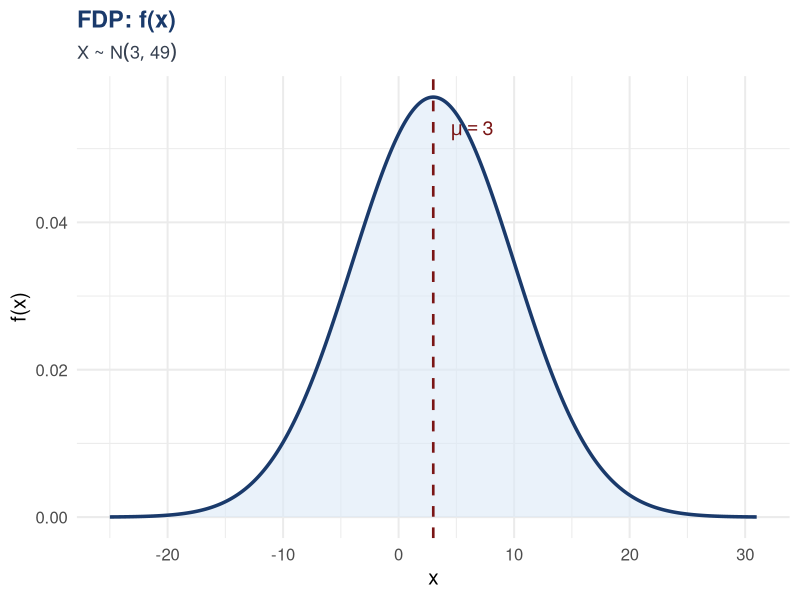
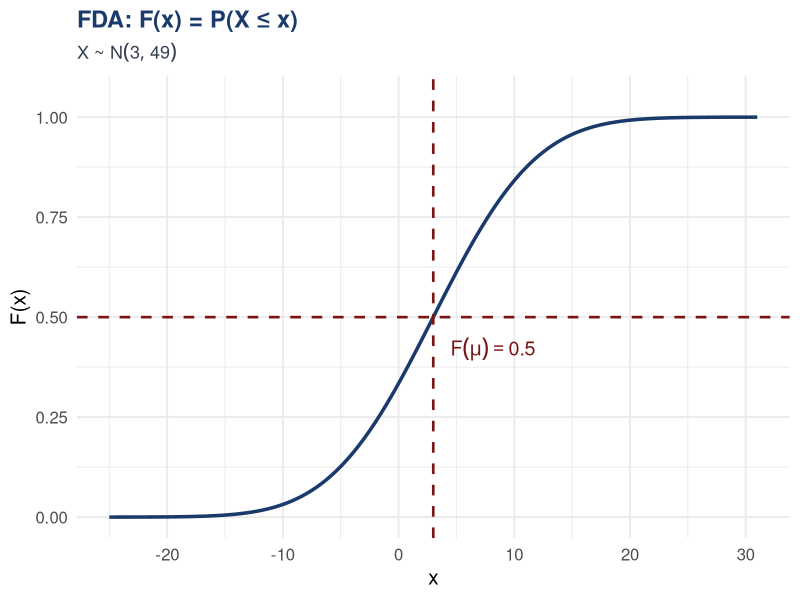

R code for these plots, in order:
## ---- chunk 1
#| echo: false
#| fig-width: 5.5
#| fig-height: 4.2
#| fig-align: center
library(ggplot2)

mu <- 3; sigma <- 7
x  <- seq(mu - 4*sigma, mu + 4*sigma, length.out = 400)
df <- data.frame(x = x, fx = dnorm(x, mu, sigma))

ggplot(df, aes(x, fx)) +
  geom_area(fill = "#dce9f7", alpha = 0.6) +
  geom_line(color = "#1a3a6b", linewidth = 1.2) +
  geom_vline(xintercept = mu, linetype = "dashed", color = "#7a1515", linewidth = 0.9) +
  annotate("text", x = mu + 1.5, y = max(df$fx) * 0.92,
           label = expression(mu == 3), color = "#7a1515", size = 5, hjust = 0) +
  labs(title = "FDP: f(x)",
       subtitle = expression(X ~ "~" ~ N(3, 49)),
       x = "x", y = "f(x)") +
  theme_minimal(base_size = 15) +
  theme(plot.title    = element_text(face = "bold", size = 17, color = "#1a3a6b"),
        plot.subtitle = element_text(size = 13, color = "#374151"))
## ---- chunk 2
#| echo: false
#| fig-width: 5.5
#| fig-height: 4.2
#| fig-align: center
library(ggplot2)

mu <- 3; sigma <- 7
x  <- seq(mu - 4*sigma, mu + 4*sigma, length.out = 400)
df <- data.frame(x = x, Fx = pnorm(x, mu, sigma))

ggplot(df, aes(x, Fx)) +
  geom_line(color = "#1a3a6b", linewidth = 1.2) +
  geom_hline(yintercept = 0.5, linetype = "dashed", color = "#7a1515", linewidth = 0.9) +
  geom_vline(xintercept = mu, linetype = "dashed", color = "#7a1515", linewidth = 0.9) +
  annotate("text", x = mu + 1.5, y = 0.42,
           label = expression(F(mu) == 0.5), color = "#7a1515", size = 5, hjust = 0) +
  scale_y_continuous(limits = c(0, 1.05), breaks = seq(0, 1, 0.25)) +
  labs(title = "FDA: F(x) = P(X ≤ x)",
       subtitle = expression(X ~ "~" ~ N(3, 49)),
       x = "x", y = "F(x)") +
  theme_minimal(base_size = 15) +
  theme(plot.title    = element_text(face = "bold", size = 17, color = "#1a3a6b"),
        plot.subtitle = element_text(size = 13, color = "#374151"))
